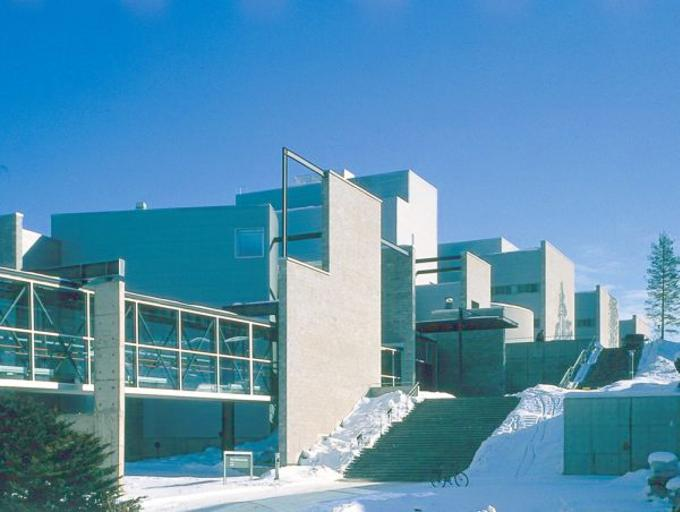
%> input picture Image processing /Ex9/festia.jpg, 680 x 512 px
$ octave --eval "result = intensityeq(imread('festia.jpg'));"   (GNU Octave 9; MATLAB toolbox functions it lacks are replaced by stand-ins)
%> lines starting %> are read from the running program, lines starting %| are printed output that depends on the picture
function equalizedImage = intensityeq(inputImage)

    hsvImage = rgb2hsv(inputImage);
%> hsvImage: size 512x680x3 double; mean H, S, V 0.515, 0.528, 0.705

    H = hsvImage(:,:,1);
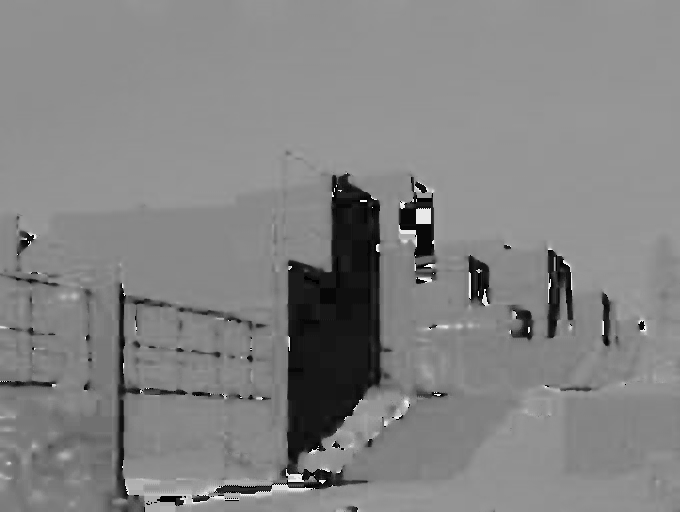
%> H: size 512x680 double; min 0, max 0.983, mean 0.515
    S = hsvImage(:,:,2);
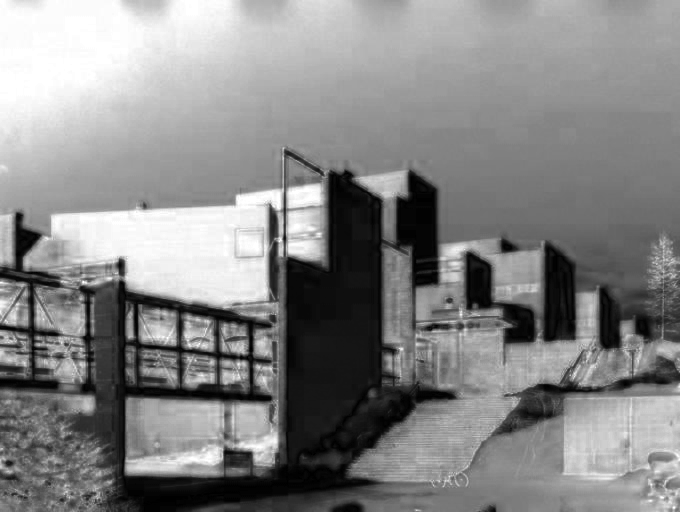
%> S: size 512x680 double; min 0, max 1, mean 0.528
    V = hsvImage(:,:,3);
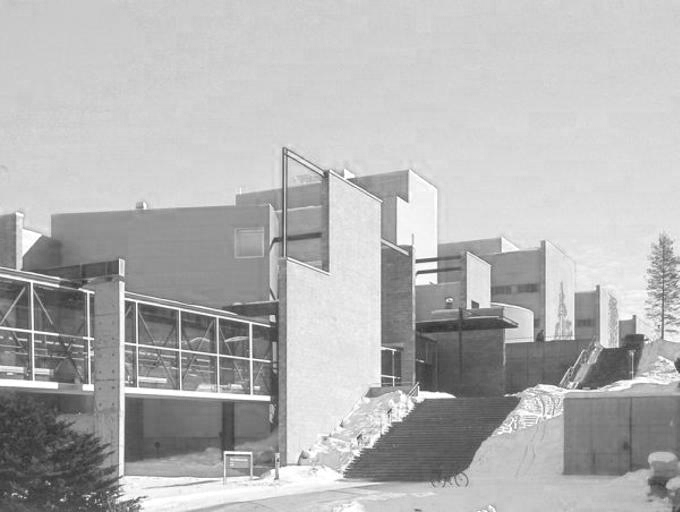
%> V: size 512x680 double; min 0.18, max 1, mean 0.705

    V_eq = histeq(V);
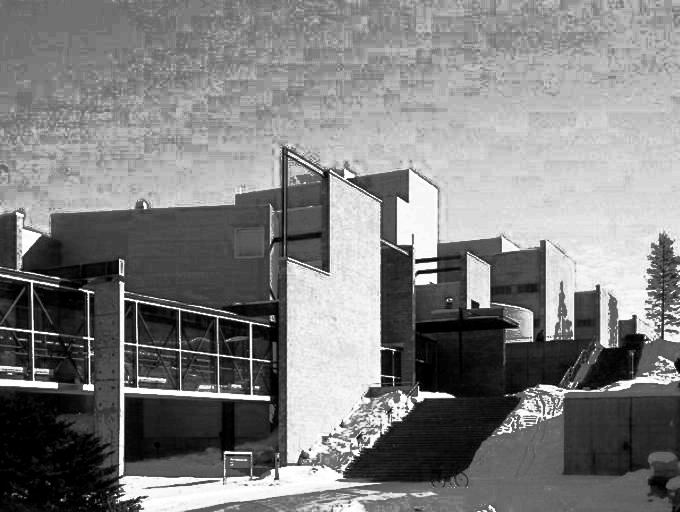
%> V_eq: size 512x680 double; min 0, max 1, mean 0.498

    equalizedHsvImage = cat(3, H, S, V_eq);
%> equalizedHsvImage: size 512x680x3 double; mean H, S, V 0.515, 0.528, 0.498
    equalizedImage = hsv2rgb(equalizedHsvImage);
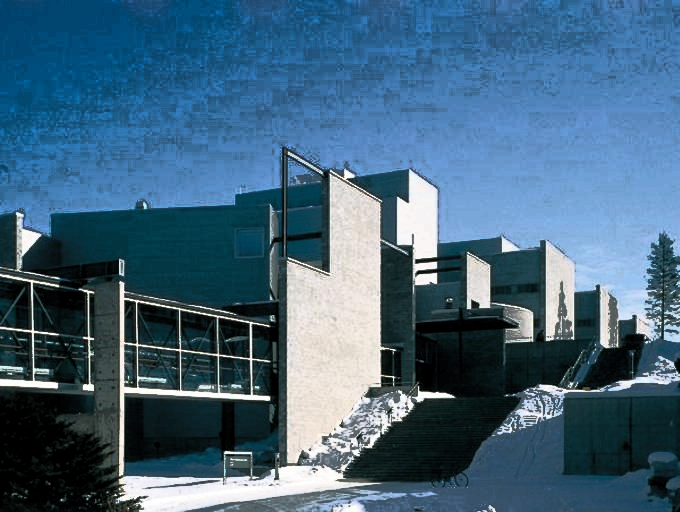
%> equalizedImage: size 512x680x3 double; mean R, G, B 0.267, 0.399, 0.494
end

$ run again, on Image processing /Ex9/lake.jpg
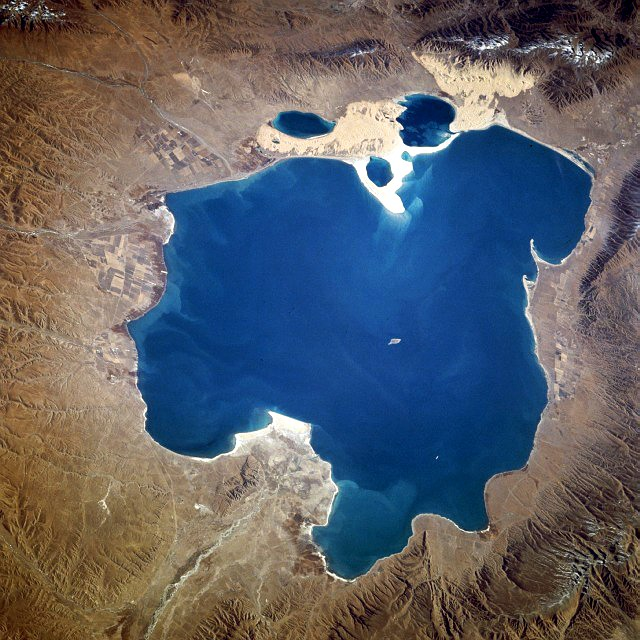
%> input picture Image processing /Ex9/lake.jpg, 640 x 640 px
%> hsvImage: size 640x640x3 double; mean H, S, V 0.313, 0.51, 0.505
%> in intensityeq, `V_eq = histeq(V);`:
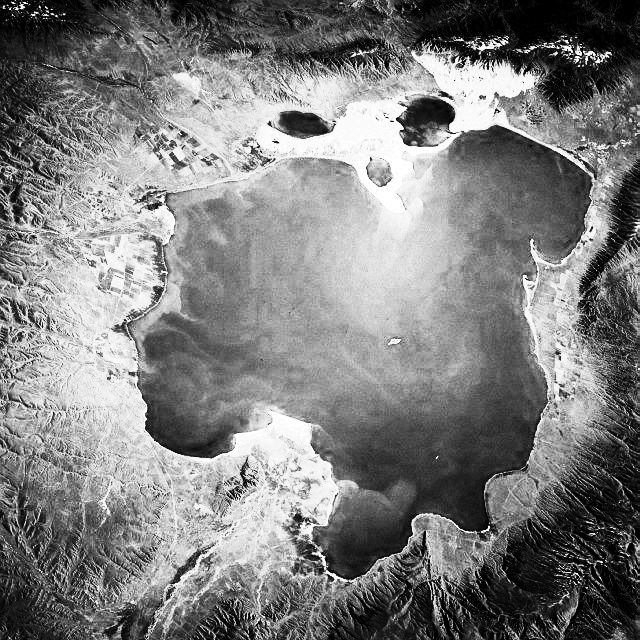
%> V_eq: size 640x640 double; min 0, max 1, mean 0.497
%> equalizedHsvImage: size 640x640x3 double; mean H, S, V 0.313, 0.51, 0.497
%> in intensityeq, `equalizedImage = hsv2rgb(equalizedHsvImage);`:
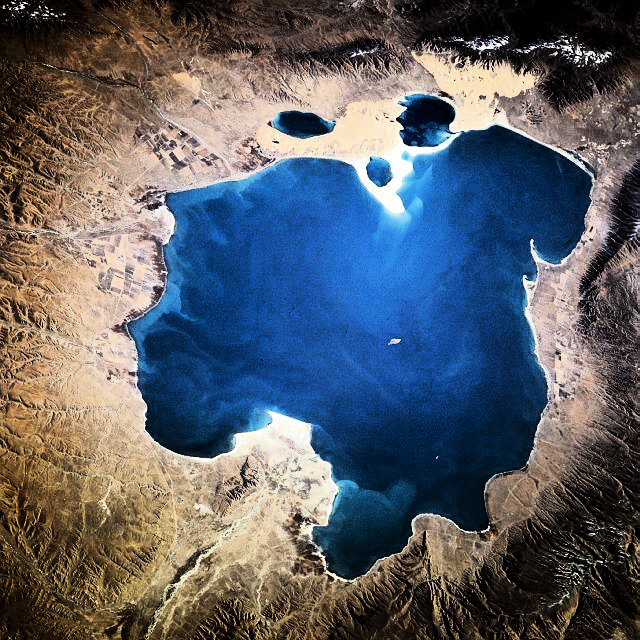
%> equalizedImage: size 640x640x3 double; mean R, G, B 0.36, 0.377, 0.408
